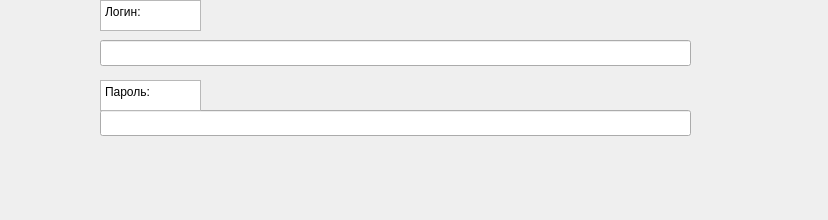
<?xml version="1.0" encoding="UTF-8"?>
<ui version="4.0">
 <class>Form</class>
 <widget class="QWidget" name="Form">
  <property name="geometry">
   <rect>
    <x>0</x>
    <y>0</y>
    <width>828</width>
    <height>220</height>
   </rect>
  </property>
  <property name="windowTitle">
   <string>Form</string>
  </property>
  <widget class="QLineEdit" name="lineEdit">
   <property name="geometry">
    <rect>
     <x>100</x>
     <y>110</y>
     <width>591</width>
     <height>26</height>
    </rect>
   </property>
  </widget>
  <widget class="QLineEdit" name="lineEdit_2">
   <property name="geometry">
    <rect>
     <x>100</x>
     <y>40</y>
     <width>591</width>
     <height>26</height>
    </rect>
   </property>
  </widget>
  <widget class="QPlainTextEdit" name="plainTextEdit">
   <property name="geometry">
    <rect>
     <x>100</x>
     <y>0</y>
     <width>101</width>
     <height>31</height>
    </rect>
   </property>
   <property name="plainText">
    <string>Логин:</string>
   </property>
  </widget>
  <widget class="QPlainTextEdit" name="plainTextEdit_2">
   <property name="geometry">
    <rect>
     <x>100</x>
     <y>80</y>
     <width>101</width>
     <height>31</height>
    </rect>
   </property>
   <property name="plainText">
    <string>Пароль:</string>
   </property>
  </widget>
 </widget>
 <resources/>
 <connections/>
</ui>
